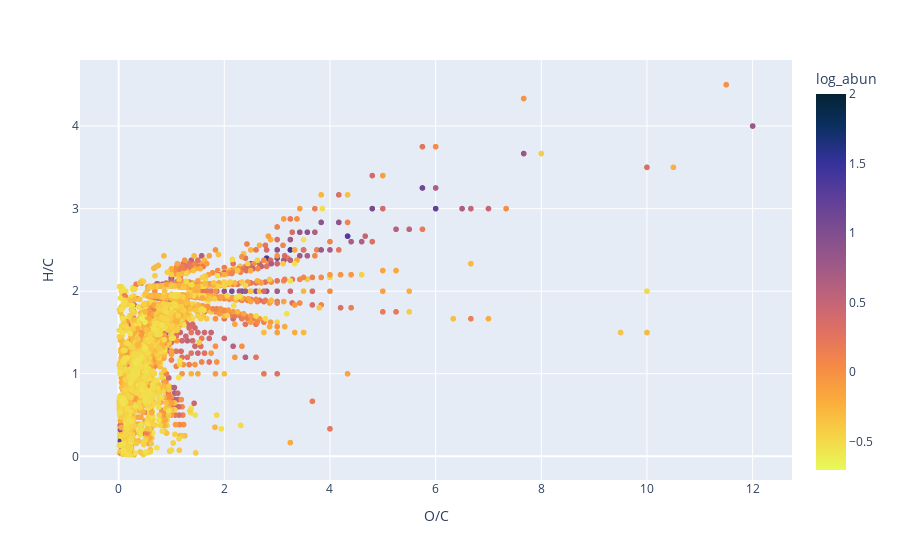

The notebook cell this image was saved under:
### Code cell
#f2 = plt.figure(figsize=(6,6))
import plotly.express as px
#ax2 = sns.scatterplot(
ax2 = px.scatter(exp_data,
               y='H/C', x='O/C', color='log_abun', color_continuous_scale='thermal_r')
ax2.show()
#ax2.set_xlim(-0.2, 3)
#ax2.set_ylim(-0.2, 3)

### Figure 1 — Plotly figure (JSON) as saved in the notebook; plotly's stock layout.template omitted (floating-point values rounded to 4 significant figures; data arrays with more than 128 entries replaced by an {"elided": "..."} marker saying what was removed)
{"data": [{"hovertemplate": "O/C=%{x}<br>H/C=%{y}<br>log_abun=%{marker.color}<extra></extra>", "legendgroup": "", "marker": {"color": {"elided": "6886 float values"}, "coloraxis": "coloraxis", "symbol": "circle"}, "mode": "markers", "name": "", "showlegend": false, "type": "scattergl", "x": {"elided": "6886 float values"}, "xaxis": "x", "y": {"elided": "6886 float values"}, "yaxis": "y"}], "layout": {"coloraxis": {"colorbar": {"title": {"text": "log_abun"}}, "colorscale": [[0, "rgb(231, 250, 90)"], [0.09091, "rgb(246, 211, 70)"], [0.1818, "rgb(251, 173, 60)"], [0.2727, "rgb(246, 139, 69)"], [0.3636, "rgb(225, 113, 97)"], [0.4545, "rgb(193, 100, 121)"], [0.5455, "rgb(158, 89, 135)"], [0.6364, "rgb(126, 77, 143)"], [0.7273, "rgb(93, 62, 153)"], [0.8182, "rgb(53, 50, 155)"], [0.9091, "rgb(13, 48, 100)"], [1, "rgb(3, 35, 51)"]]}, "legend": {"tracegroupgap": 0}, "margin": {"t": 60}, "xaxis": {"anchor": "y", "domain": [0, 1], "title": {"text": "O/C"}}, "yaxis": {"anchor": "x", "domain": [0, 1], "title": {"text": "H/C"}}}}
